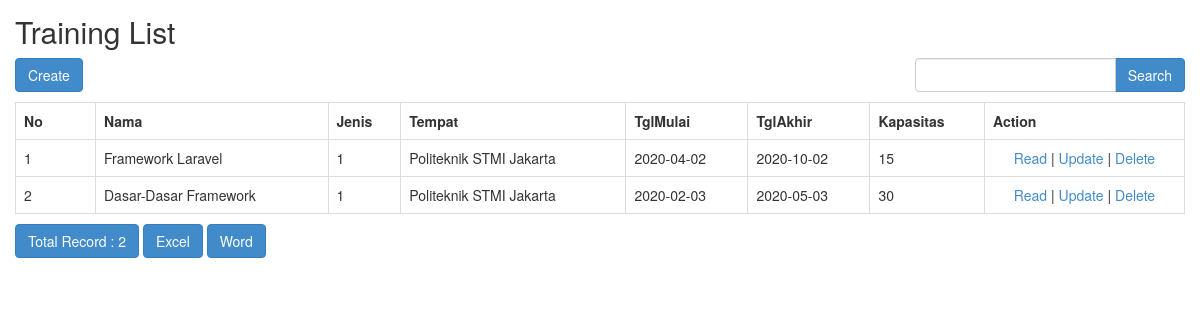
Page /index.php/training on the committed database.
### tables this page shows
CREATE TABLE IF NOT EXISTS `training` (
  `idTraining` int(11) NOT NULL,
  `nama` varchar(50) default NULL,
  `jenis` char(2) default NULL,
  `tempat` varchar(50) default NULL,
  `tglMulai` date default NULL,
  `tglAkhir` date default NULL,
  `kapasitas` int(11) default NULL,
  PRIMARY KEY  (`idTraining`)
);

### application/controllers/Training.php (called while the page is built, shortened)
<?php
class Training extends CI_Controller
{
    function __construct()
    {
        $this->load->model('Training_model');
        $this->load->library('form_validation');
    }
    public function index()
    {
        $q = urldecode($this->input->get('q', TRUE));
        $start = intval($this->input->get('start'));
        if ($q <> '') {
            $config['base_url'] = base_url() . 'training/index.html?q=' . urlencode($q);
            $config['first_url'] = base_url() . 'training/index.html?q=' . urlencode($q);
        } else {
            $config['base_url'] = base_url() . 'training/index.html';
            $config['first_url'] = base_url() . 'training/index.html';
        }
        $config['per_page'] = 10;
        $config['page_query_string'] = TRUE;
        $config['total_rows'] = $this->Training_model->total_rows($q);
        $training = $this->Training_model->get_limit_data($config['per_page'], $start, $q);
        $this->load->library('pagination');
        $this->pagination->initialize($config);
        $data = array(
            'training_data' => $training,
            'q' => $q,
            'pagination' => $this->pagination->create_links(),
            'total_rows' => $config['total_rows'],
            'start' => $start,
        );
        $this->load->view('training/training_list', $data);
    }
}

### index.php (called while the page is built, shortened)
<?php
require_once BASEPATH.'core/CodeIgniter.php';

### application/config/config.php (called while the page is built, shortened)
<?php
$config['base_url'] = 'http://localhost/myCI_1317099/';
$config['index_page'] = '';
$config['uri_protocol']    = 'REQUEST_URI';
$config['url_suffix'] = '';
$config['language']    = 'english';
$config['charset'] = 'UTF-8';
$config['enable_hooks'] = FALSE;
$config['subclass_prefix'] = 'MY_';
$config['composer_autoload'] = FALSE;
$config['permitted_uri_chars'] = 'a-z 0-9~%.:_\-';
$config['enable_query_strings'] = FALSE;
$config['controller_trigger'] = 'c';
$config['function_trigger'] = 'm';
$config['directory_trigger'] = 'd';
$config['allow_get_array'] = TRUE;
$config['log_threshold'] = 0;
$config['log_path'] = '';
$config['log_file_extension'] = '';
$config['log_file_permissions'] = 0644;
$config['log_date_format'] = 'Y-m-d H:i:s';
$config['error_views_path'] = '';
$config['cache_path'] = '';
$config['cache_query_string'] = FALSE;
$config['encryption_key'] = 'fajarislami';
$config['sess_driver'] = 'files';
$config['sess_cookie_name'] = 'ci_session';
$config['sess_expiration'] = 7200;
$config['sess_save_path'] = NULL;
$config['sess_match_ip'] = FALSE;
$config['sess_time_to_update'] = 300;
$config['sess_regenerate_destroy'] = FALSE;
$config['cookie_prefix']    = '';
$config['cookie_domain']    = '';
$config['cookie_path']        = '/';
$config['cookie_secure']    = FALSE;
$config['cookie_httponly']     = FALSE;
$config['standardize_newlines'] = FALSE;
$config['global_xss_filtering'] = FALSE;
$config['csrf_protection'] = FALSE;
$config['csrf_token_name'] = 'csrf_test_name';
$config['csrf_cookie_name'] = 'csrf_cookie_name';
$config['csrf_expire'] = 7200;
$config['csrf_regenerate'] = TRUE;
$config['csrf_exclude_uris'] = array();
$config['compress_output'] = FALSE;
$config['time_reference'] = 'local';
$config['rewrite_short_tags'] = FALSE;
$config['proxy_ips'] = '';

### application/models/Training_model.php (called while the page is built, shortened)
<?php
class Training_model extends CI_Model
{
    public $table = 'training';
    public $id = 'idTraining';
    public $order = 'DESC';
    function total_rows($q = NULL) {
        $this->db->like('idTraining', $q);
	$this->db->or_like('nama', $q);
	$this->db->or_like('jenis', $q);
	$this->db->or_like('tempat', $q);
	$this->db->or_like('tglMulai', $q);
	$this->db->or_like('tglAkhir', $q);
	$this->db->or_like('kapasitas', $q);
	$this->db->from($this->table);
        return $this->db->count_all_results();
    }
    function get_limit_data($limit, $start = 0, $q = NULL) {
        $this->db->order_by($this->id, $this->order);
        $this->db->like('idTraining', $q);
	$this->db->or_like('nama', $q);
	$this->db->or_like('jenis', $q);
	$this->db->or_like('tempat', $q);
	$this->db->or_like('tglMulai', $q);
	$this->db->or_like('tglAkhir', $q);
	$this->db->or_like('kapasitas', $q);
	$this->db->limit($limit, $start);
        return $this->db->get($this->table)->result();
    }
}

### application/views/training/training_list.php (the view, shortened to what this page needs)
<!doctype html>
<html>
    <head>
        <link rel="stylesheet" href="<?php echo base_url('assets/bootstrap/css/bootstrap.min.css') ?>"/>
    </head>
    <body>
        <h2 style="margin-top:0px">Training List</h2>
        <div class="row" style="margin-bottom: 10px">
            <div class="col-md-4">
                <?php echo anchor(site_url('training/create'),'Create', 'class="btn btn-primary"'); ?>
            </div>
            <div class="col-md-4 text-center">
            </div>
            <div class="col-md-1 text-right">
            </div>
            <div class="col-md-3 text-right">
                <form action="<?php echo site_url('training/index'); ?>" class="form-inline" method="get">
                    <div class="input-group">
                        <input type="text" class="form-control" name="q" value="<?php echo $q; ?>">
                        <span class="input-group-btn">
                          <button class="btn btn-primary" type="submit">Search</button>
                        </span>
                    </div>
                </form>
            </div>
        </div>
        <table class="table table-bordered" style="margin-bottom: 10px">
            <tr>
                <th>No</th>
		<th>Nama</th>
		<th>Jenis</th>
		<th>Tempat</th>
		<th>TglMulai</th>
		<th>TglAkhir</th>
		<th>Kapasitas</th>
		<th>Action</th>
            </tr><?php
            foreach ($training_data as $training)
            {
                ?>
                <tr>
			<td width="80px"><?php echo ++$start ?></td>
			<td><?php echo $training->nama ?></td>
			<td><?php echo $training->jenis ?></td>
			<td><?php echo $training->tempat ?></td>
			<td><?php echo $training->tglMulai ?></td>
			<td><?php echo $training->tglAkhir ?></td>
			<td><?php echo $training->kapasitas ?></td>
			<td style="text-align:center" width="200px">
				<?php
				echo anchor(site_url('training/read/'.$training->idTraining),'Read');
				echo ' | ';
				echo anchor(site_url('training/update/'.$training->idTraining),'Update');
				echo ' | ';
				echo anchor(site_url('training/delete/'.$training->idTraining),'Delete','onclick="javasciprt: return confirm(\'Are You Sure ?\')"');
				?>
			</td>
		</tr>
                <?php
            }
            ?>
        </table>
        <div class="row">
            <div class="col-md-6">
                <a href="#" class="btn btn-primary">Total Record : <?php echo $total_rows ?></a>
		<?php echo anchor(site_url('training/excel'), 'Excel', 'class="btn btn-primary"'); ?>
		<?php echo anchor(site_url('training/word'), 'Word', 'class="btn btn-primary"'); ?>
	    </div>
            <div class="col-md-6 text-right">
            </div>
        </div>
    </body>
</html>

### application/views/training/training_list.php (style rules this page uses)
body { padding: 15px; }

### rows in the picture
training: nama "Framework Laravel", jenis "1", tempat "Politeknik STMI Jakarta", tglMulai "2020-04-02", tglAkhir "2020-10-02", kapasitas "15", idTraining "Read", idTraining "Update", idTraining "Delete"
training: nama "Dasar-Dasar Framework", jenis "1", tempat "Politeknik STMI Jakarta", tglMulai "2020-02-03", tglAkhir "2020-05-03", kapasitas "30", idTraining "Read", idTraining "Update", idTraining "Delete"

### other values in the picture
$total_rows "2"
anchor(site_url('training/excel'), 'Excel', 'class="btn btn-primary"') "Excel"
anchor(site_url('training/word'), 'Word', 'class="btn btn-primary"') "Word"
